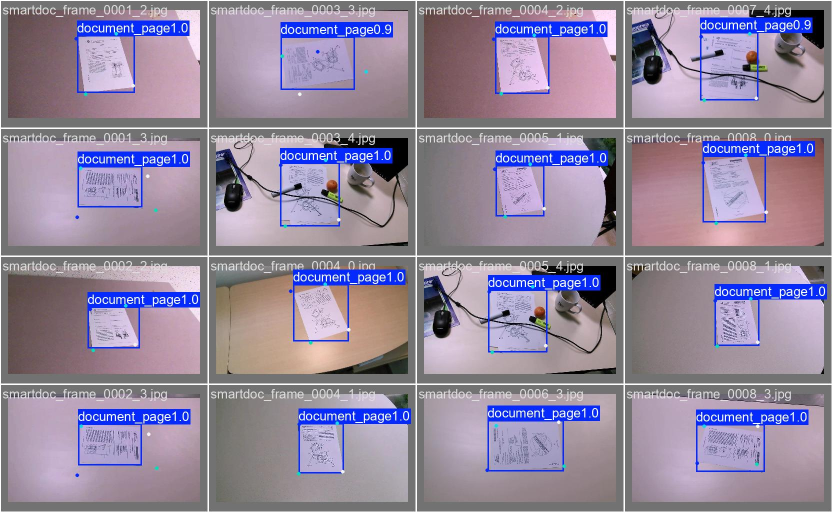
#> input picture runs/pose/val-2/val_batch0_pred.jpg, 1664 x 1024 px (shown at 1/2 size)
$ python -i label_document_pairs.py   (imports and definitions only)   (older library calls are emulated)
#> lines starting #> are read from the running program, lines starting #| are printed output that depends on the picture
#> further down, picture is the input picture: shape (1024, 1664, 3); mean B, G, R 157.4, 135.3, 146.7
### painter/config.py
"""Central configuration for Painter.

Every tunable is read from the environment (optionally from a ``.env`` file at
the repository root) so that no credential or path is ever hardcoded. Secrets
are never logged: see :mod:`painter.logging_utils`.
"""

from __future__ import annotations

import os
from dataclasses import dataclass, field
from pathlib import Path

REPO_ROOT = Path(__file__).resolve().parent.parent
DEFAULT_DATA_DIR = REPO_ROOT / "data"
DEFAULT_MODEL_DIR = REPO_ROOT / "yolo_demo"


def _load_dotenv(path: Path) -> None:
    """Minimal ``.env`` loader (no third-party dependency).

    Existing environment variables always win, so exported values are never
    silently overwritten by a stale file.
    """
    if not path.is_file():
        return
    for raw in path.read_text(encoding="utf-8", errors="replace").splitlines():
        line = raw.strip()
        if not line or line.startswith("#") or "=" not in line:
            continue
        key, _, value = line.partition("=")
        key = key.strip()
        value = value.strip().strip('"').strip("'")
        if key and key not in os.environ:
            os.environ[key] = value


_load_dotenv(REPO_ROOT / ".env")


# [33 lines left out: functions _env_str, _env_bool, _env_int, _env_float, not called in this run]


@dataclass(frozen=True)
class SerpApiSettings:
    """SerpApi / Google Lens configuration.

    ``enabled`` is deliberately opt-in: the API is metered, so the pipeline only
    calls it when an operator turns it on (``PAINTER_ENABLE_SERPAPI=true``).
    """

    api_key: str | None = None
    base_url: str = "https://serpapi.com"
    timeout_s: float = 30.0
    connect_timeout_s: float = 10.0
    max_retries: int = 3
    backoff_base_s: float = 1.5
    backoff_max_s: float = 20.0
    max_requests_per_document: int = 30
    max_requests_total: int = 400
    cache_enabled: bool = True
    upload_max_bytes: int = 480_000
    search_max_bytes: int = 900
    enabled: bool = False
    #: Google Lens ``type`` parameter used for image recovery searches.
    lens_type: str = "all"

    @property
    def configured(self) -> bool:
        return bool(self.api_key)

    @property
    def usable(self) -> bool:
        return self.enabled and self.configured


@dataclass(frozen=True)
class Settings:
    """Runtime settings for the whole application."""

    data_dir: Path = DEFAULT_DATA_DIR
    model_dir: Path = DEFAULT_MODEL_DIR
    max_upload_mb: int = 25
    allowed_image_formats: tuple[str, ...] = ("png", "jpg", "jpeg", "webp", "tif", "tiff", "bmp")
    allowed_document_formats: tuple[str, ...] = ("pdf",)
    target_dpi: int = 200
    max_page_pixels: int = 12_000_000
    max_pages_per_document: int = 20

    enable_yolo: bool = True
    yolo_layout_model: Path | None = None
    yolo_coco_model: Path | None = None
    yolo_custom_model: Path | None = None
    yolo_conf: float = 0.25
    yolo_iou: float = 0.45
    yolo_imgsz: int = 1024
    yolo_device: str | None = None

    ocr_provider: str = "auto"  # auto | tesseract | lens | none
    tesseract_lang: str = "eng"
    ocr_min_crop_px: int = 12
    ocr_max_crop_px: int = 2200
    ocr_upscale_small_crops: bool = True

    enable_llm: bool = False
    llm_model: str = "gpt-4o-mini"
    llm_timeout_s: float = 60.0

    enable_assets_download: bool = False
    asset_download_max_bytes: int = 8_000_000
    asset_match_threshold: float = 0.72

    verify_enabled: bool = True
    verify_target_similarity: float = 0.93
    verify_max_iterations: int = 3
    verify_min_improvement: float = 0.004
    rasterize_dpi: int = 150

    api_token: str | None = None
    job_workers: int = 2
    log_level: str = "INFO"
    serpapi: SerpApiSettings = field(default_factory=SerpApiSettings)

    # -- derived helpers -------------------------------------------------
    @property
    def documents_dir(self) -> Path:
        return self.data_dir / "documents"

    @property
    def db_path(self) -> Path:
        return self.data_dir / "painter.db"

    @property
    def cache_dir(self) -> Path:
        return self.data_dir / "cache"

    def ensure_dirs(self) -> None:
        for path in (self.data_dir, self.documents_dir, self.cache_dir):
            path.mkdir(parents=True, exist_ok=True)


# [81 lines left out: functions _resolve_model, load_settings, not called in this run]


_CACHED: Settings | None = None


# [6 lines left out: function get_settings, not called in this run]

### tools/label_document_pairs.py
#!/usr/bin/env python3
"""Label how a photograph of a page differs from the digital page it shows.

The taxonomy is the one that matters for this project, and each label is derived
from a comparison rather than from someone's impression:

``same_text``             text present, legible and identical in both
``missing_text``          present on the digital page, absent from the capture
``added_text``            present in the capture, absent from the digital page
``substituted_text``      the same position carries different words
``formatting_only``       same words, different line breaking or spacing
``handwritten_annotation`` ink in the capture that is not on the digital page and
                          is not machine-set type
``fold`` / ``curl`` / ``blur`` / ``shadow`` / ``glare`` / ``crop`` /
``perspective`` / ``rotation``   capture conditions

Two ways to run it. With ``--paired`` the clean page and the photograph are known
to be the same document, which is the only case where a text difference means
anything: two pages that merely look alike would otherwise produce thousands of
fake ``missing_text`` labels, and the model would learn document-type similarity
instead of the transformation from paper to pixels.

    python3 tools/label_document_pairs.py --paired \
        --page page.png --photo photo.jpg --quad "x1,y1 x2,y2 x3,y3 x4,y4" \
        --out labels/

Without ``--paired`` it labels capture conditions only, from measurements taken on
the photograph itself.
"""
from __future__ import annotations

import argparse
import json
from dataclasses import asdict, dataclass, field
from difflib import SequenceMatcher
from pathlib import Path

import cv2
import numpy as np

import sys

sys.path.insert(0, str(Path(__file__).resolve().parent.parent))

from painter.ocr import build_ocr_chain  # noqa: E402
from painter.config import get_settings  # noqa: E402

#: A line is "the same" when its text agrees this closely, after normalisation.
SAME_TEXT_THRESHOLD = 0.90
#: Below this a shared position counts as different words, not a reflow.
SUBSTITUTION_THRESHOLD = 0.55
#: Two words count as the same word above this character similarity. OCR drops or
#: mangles individual characters, so exact token equality is too strict.
WORD_MATCH_THRESHOLD = 0.75


# [24 lines left out: function token_similarity, not called in this run]


@dataclass
class PageText:
    """Recognised text with the geometry needed to compare two pages."""

    lines: list[dict] = field(default_factory=list)

    @property
    def texts(self) -> list[str]:
        return [line["text"] for line in self.lines]


def normalise(text: str) -> str:
    """Fold case and collapse whitespace so trivial differences do not count."""
    return " ".join(text.lower().split())


def prepare_for_ocr(image: np.ndarray, target_height: int = 1800) -> np.ndarray:
    """Normalise contrast and size before OCR.

    A photographed page arrives with an ambient colour cast, low local contrast
    and glyphs far smaller than Tesseract's sweet spot. Measured on one simulated
    capture, the rectified page read as "aa. a te ' , Mere $9 96 Semenary of total
    frnencial asects" at native size and as "$0 Swrsmary ef total faancial assets
    and fiasnclal Labaties ot foie value through prof.t" after this step — still
    imperfect, but the words are now recognisable and the comparison can work.
    """
#> called with target_height = 1800
    gray = cv2.cvtColor(image, cv2.COLOR_BGR2GRAY)
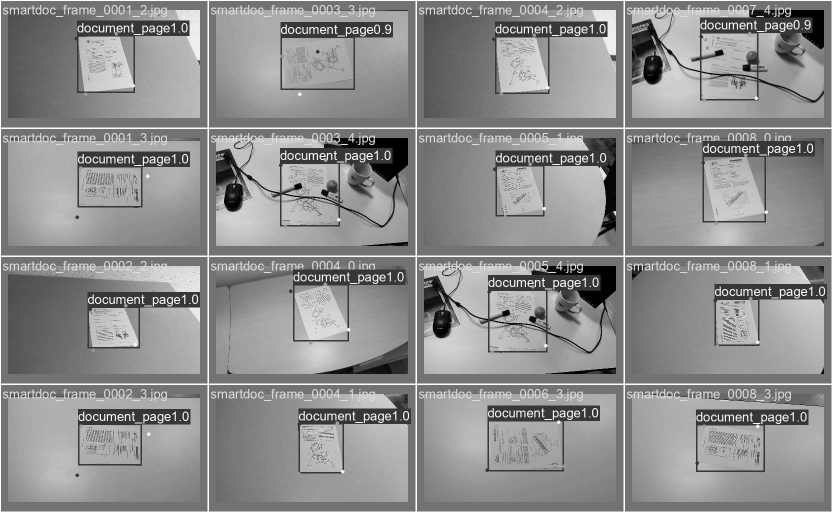
#> gray: shape (1024, 1664) (shown at 1/2 size); min 0, max 255, mean 141.2
    gray = cv2.createCLAHE(clipLimit=2.5, tileGridSize=(8, 8)).apply(gray)
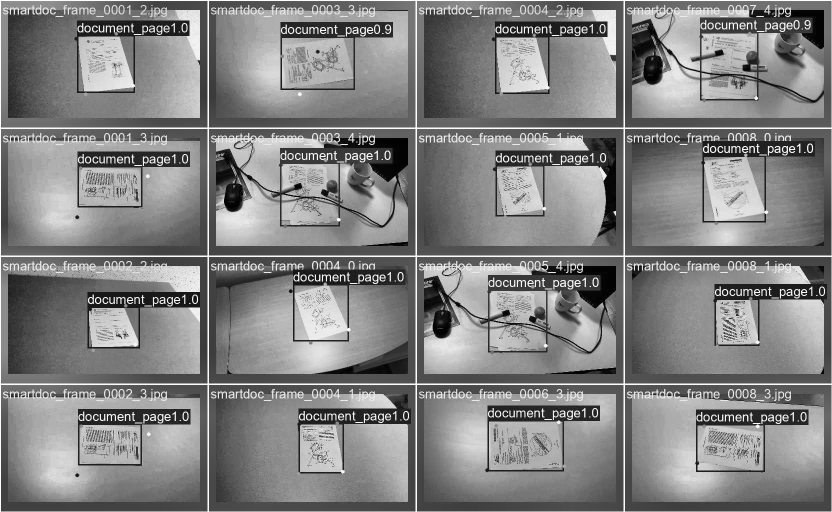
#> gray: shape (1024, 1664) (shown at 1/2 size); min 0, max 255, mean 129.5
    scale = target_height / max(gray.shape[0], 1)
#> scale = 1.76
    if abs(scale - 1.0) > 0.15:
        gray = cv2.resize(gray, None, fx=scale, fy=scale, interpolation=cv2.INTER_CUBIC)
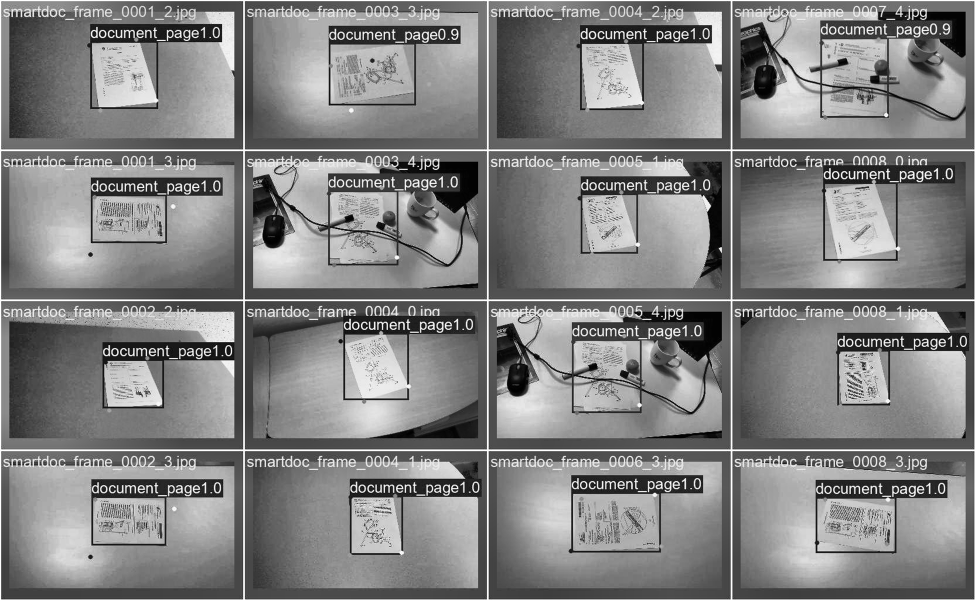
#> gray: shape (1800, 2925) (shown at 1/3 size); min 0, max 255, mean 129.4
    return cv2.cvtColor(gray, cv2.COLOR_GRAY2BGR)


# [36 lines left out: functions read_page_text, rectify_to_page, not called in this run]


def _centre(line: dict) -> tuple[float, float]:
    x1, y1, x2, y2 = line["bbox"]
    return (x1 + x2) / 2.0, (y1 + y2) / 2.0


# [182 lines left out: functions compare_text, measure_capture, parse_quad, main, not called in this run]


# [2 lines not run here, left out]

>>> import cv2
>>> picture = cv2.imread('../runs/pose/val-2/val_batch0_pred.jpg')
>>> result = prepare_for_ocr(picture)

$ run again, on runs/pose/val-2/val_batch2_pred.jpg
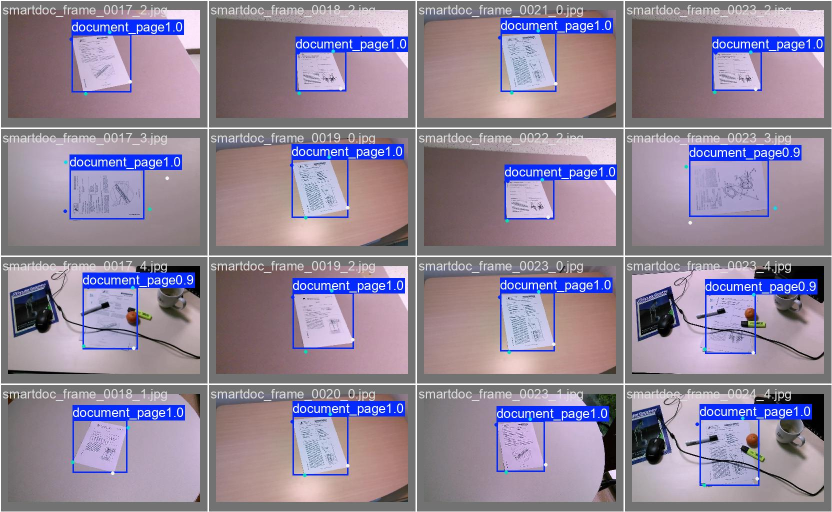
#> input picture runs/pose/val-2/val_batch2_pred.jpg, 1664 x 1024 px (shown at 1/2 size)
#> picture is the input picture: shape (1024, 1664, 3); mean B, G, R 153.2, 133.4, 145.1
#> in prepare_for_ocr, `gray = cv2.cvtColor(image, cv2.COLOR_BGR2GRAY)`:
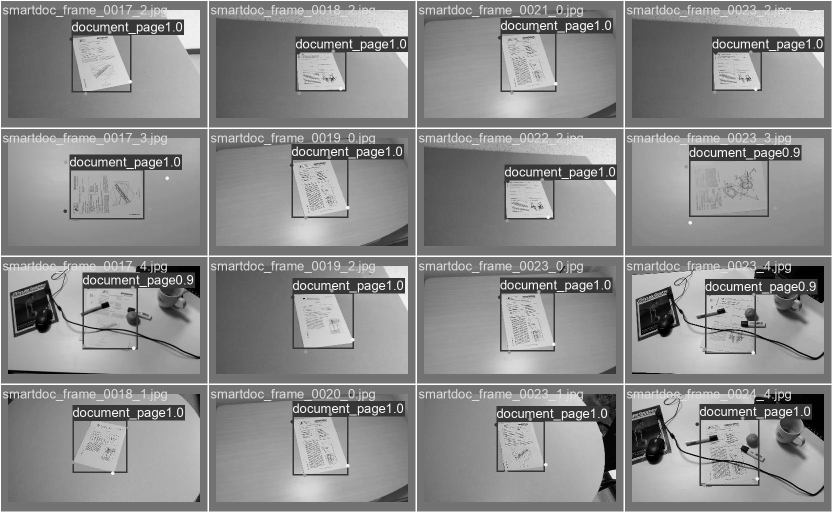
#> gray: shape (1024, 1664) (shown at 1/2 size); min 0, max 255, mean 139.1
#> in prepare_for_ocr, `gray = cv2.resize(gray, None, fx=scale, fy=scale, interpolation=cv2.IN..`:
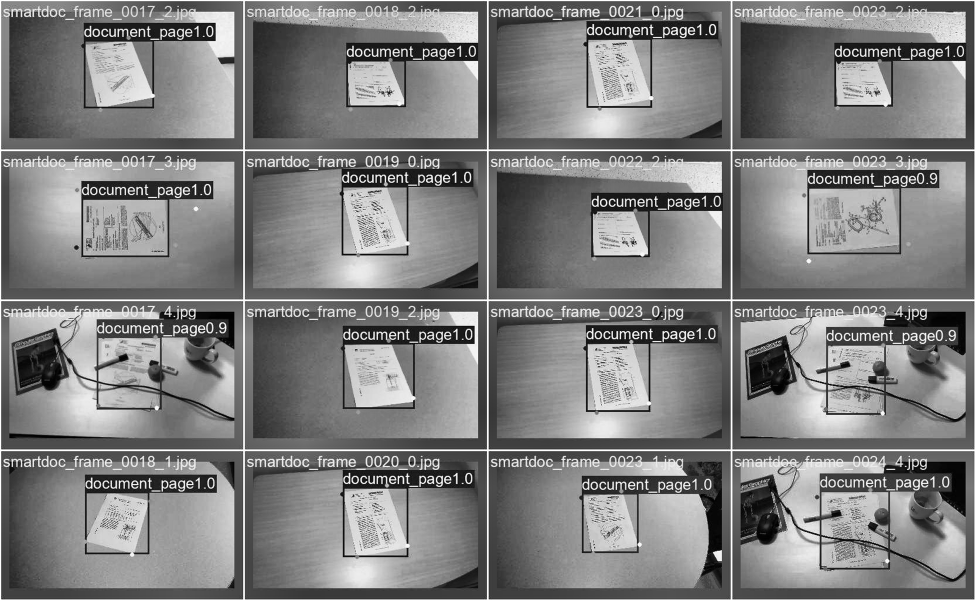
#> gray: shape (1800, 2925) (shown at 1/3 size); min 0, max 255, mean 126.5
